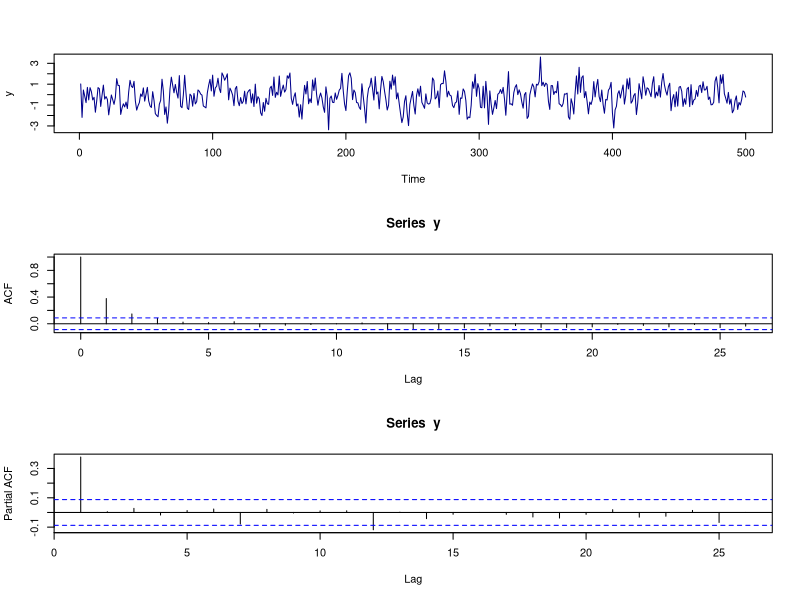
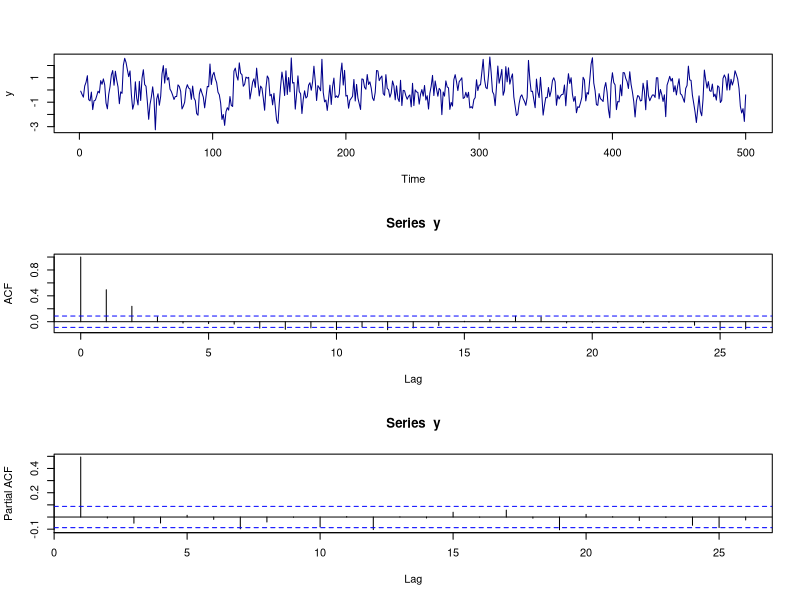
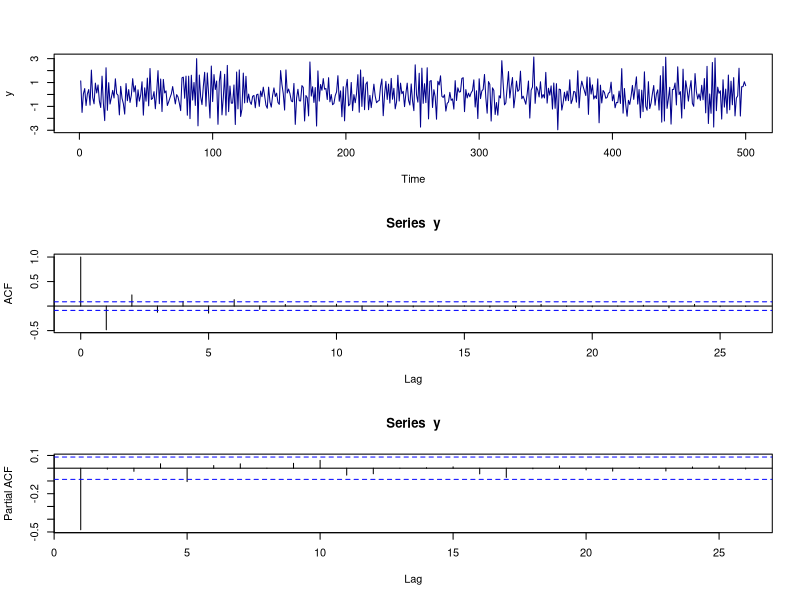
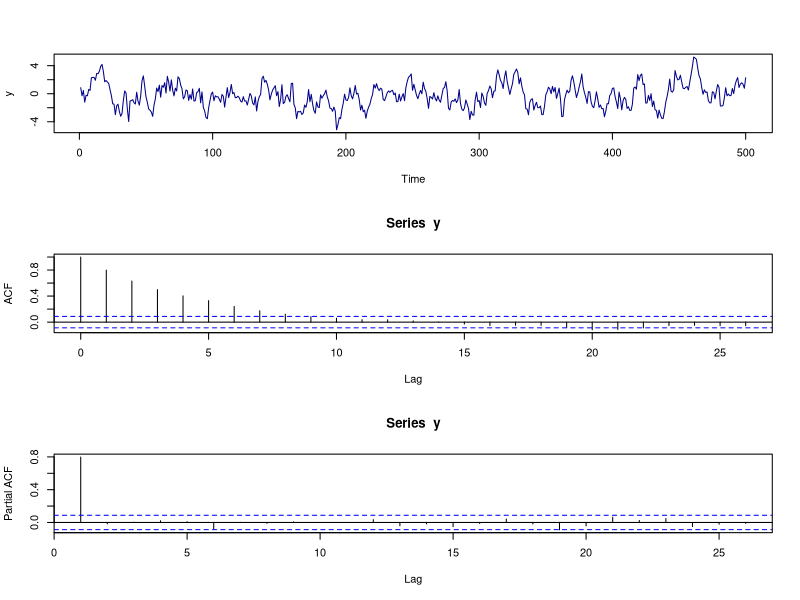
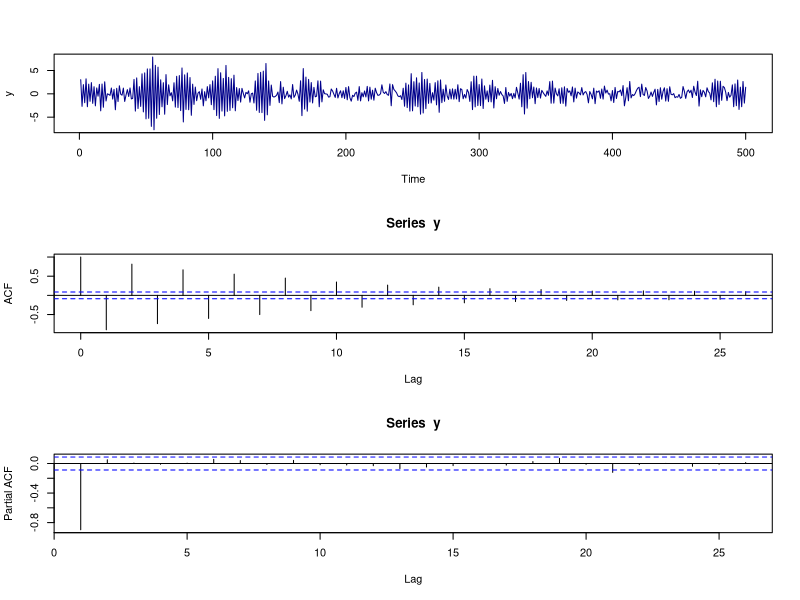
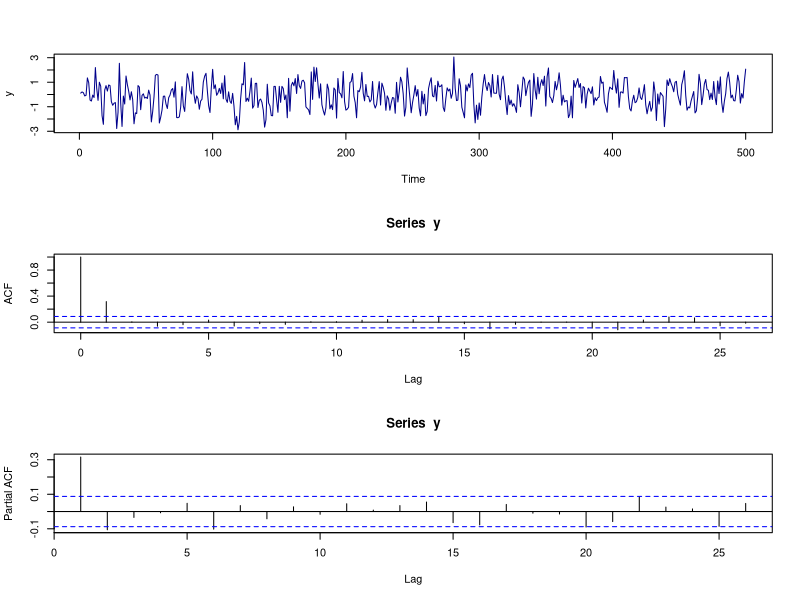
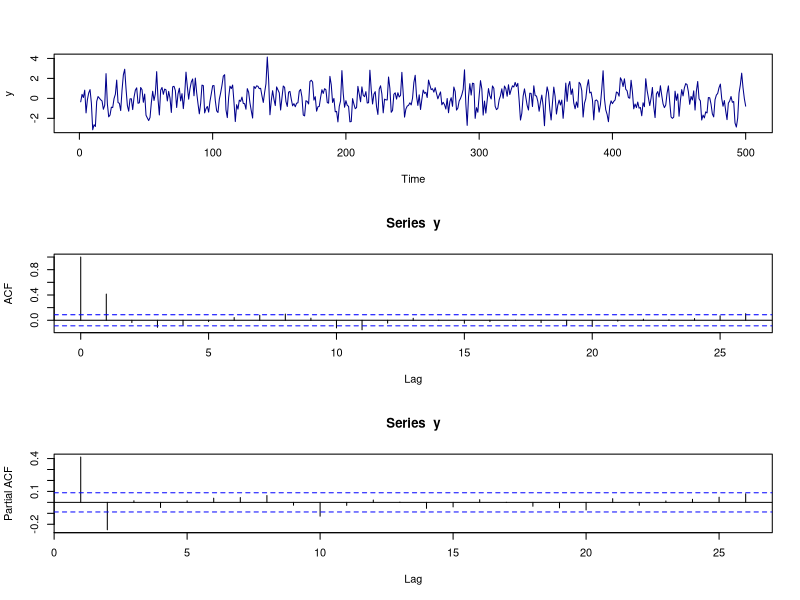
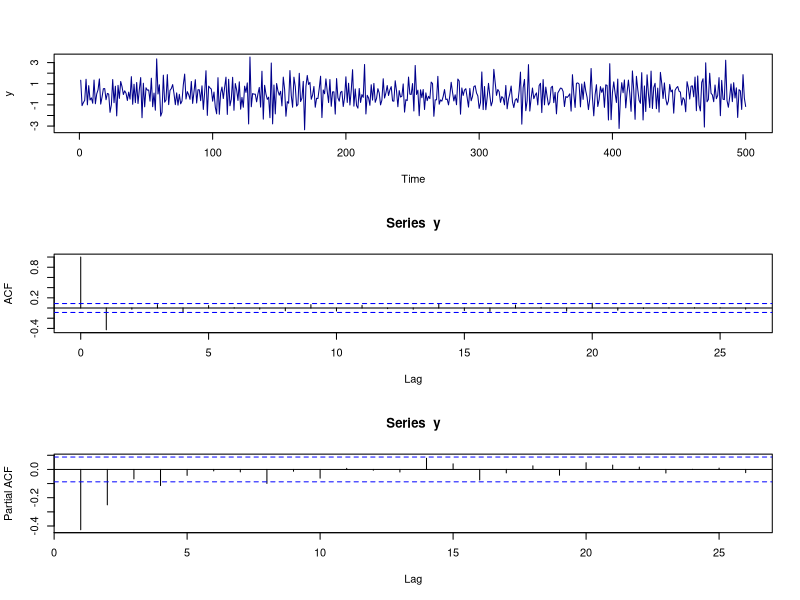

Generate these figures, in order, with R:


###########################################################################
###########################################################################
############## Code to simulate AR(1) and MA(1) time series ###############
###########################################################################
###########################################################################

###### AR(1)
rm(list = ls())
#can also use library(library(ggfortify))
AR_sim <- function(phi,mu,sigma,TT,plot){
  #phi = AR(1) parameter; the autocorrelation basically
  #mu = mean of the series
  #sigma = sd of errors
  #TT = the number of time points

  #make a time vector going from 1 to T for storing the outcomes
  #time <- seq(1:TT)
  
  ##generate the y values from an AR(1) process
  #set up the vector of T values -- initialize at 0 for convenience
  y <- rep(0, TT)
  
  #draw the first time point from a normal distribution
  y[1] <- mu + rnorm(1, 0, sigma)
  
  #create the rest of the outcomes from the AR(1) model
  for(j in 2:TT) {
    y[j] <- mu + phi*(y[j - 1] - mu) + rnorm(1, 0, sigma)
  }
  
  ytimeseries <- ts(y)
  
  if(plot==T){
    par(mfrow=c(3,1))
    plot.ts(ytimeseries,col="blue4",ylab="y")
    acf(y)
    pacf(y)
  } else {
    return(ytimeseries)
  }
  
}

AR_sim(phi=0.3,mu=0,sigma=1,TT=500,plot=T)
AR_sim(phi=0.5,mu=0,sigma=1,TT=500,plot=T)
AR_sim(phi=-0.5,mu=0,sigma=1,TT=500,plot=T)
AR_sim(phi=0.85,mu=0,sigma=1,TT=500,plot=T)
AR_sim(phi=-0.9,mu=0,sigma=1,TT=500,plot=T)
#play around with other values


###### MA(1)
MA_sim <- function(phi,mu,sigma,TT,plot){
  #phi = MA(1) parameter
  #mu = mean of the series
  #sigma = sd of errors
  #TT = the number of time points
  
  #make a time vector going from 1 to T for storing the outcomes
  #time <- seq(1:TT)
  
  ##generate the y values from a MA(2) process
  #set up the vector of T values -- initialize at 0 for convenience
  y <- rep(0, TT)
  
  #draw y for first time point from a normal distribution
  error_lag <- rnorm(1, 0, sigma)
  
  #create the rest of the outcomes from the MA(1) model
  for(j in 1:TT) {
    error <- rnorm(1, 0, sigma)
    y[j] <- mu + phi%*%error_lag + error
    error_lag <- error
  }
  
  ytimeseries <- ts(y)
  
  if(plot==T){
    par(mfrow=c(3,1))
    plot.ts(ytimeseries,col="blue4",ylab="y")
    acf(y)
    pacf(y)
  } else {
    return(ytimeseries)
  }
}

MA_sim(phi=0.3,mu=0,sigma=1,TT=500,plot=T)
MA_sim(phi=0.5,mu=0,sigma=1,TT=500,plot=T)
MA_sim(phi=-0.5,mu=0,sigma=1,TT=500,plot=T)
MA_sim(phi=0.9,mu=-5,sigma=1,TT=500,plot=T)
MA_sim(phi=-0.9,mu=5,sigma=1,TT=500,plot=T)
#play around with other values



#compare AR(1) and MA(1) with the same value of phi
par(mfrow=c(2,1))
plot.ts(AR_sim(phi=0.6,mu=0,sigma=1,TT=500,plot=F),col="blue4",ylab="y",main="AR(1)")
plot.ts(MA_sim(phi=0.6,mu=0,sigma=1,TT=500,plot=F),col="red4",ylab="y",main="MA(1)")

#Can be hard to differentiate. AR maybe a bit more sticky than MA?



